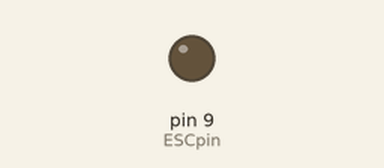
Bench run of a sketch on a simulated Arduino Uno, built with avr-gcc and run on an emulated ATmega328P. On the bench: output pins drawn as LEDs (lit = HIGH).

Above: at 0.05 s.
At 1.3 s:
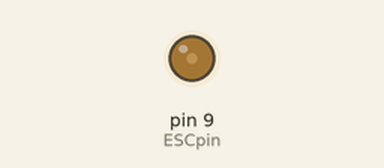
At 2.6 s:
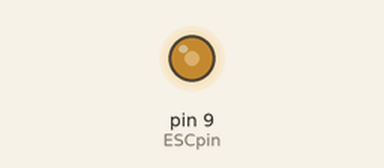
At 5.2 s:
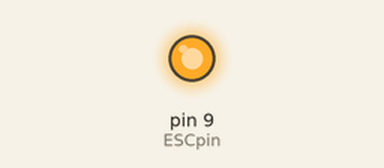
Timing chart, 0 to 6.8 s (numbered marks = the images above):
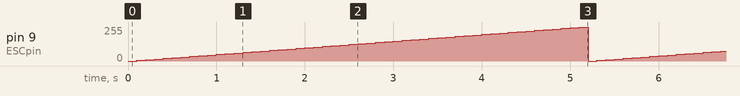

Measured:
- by itself, pin 9 (ESCpin): ramps from 0/255 to 255/255 and jumps back, once every 5.2 s

The sketch:

ControlTry4.ino
```cpp
int ESCpin = 9;    // ESC signal wire connected to pin 11 on arduino
int val = 0;        //variable to store PWM value

void setup()
{

}


void loop()
{
 for(val = 0; val <= 255; val += 5)
 {
   analogWrite(ESCpin, val);
   delay(100);
 }
}
```
